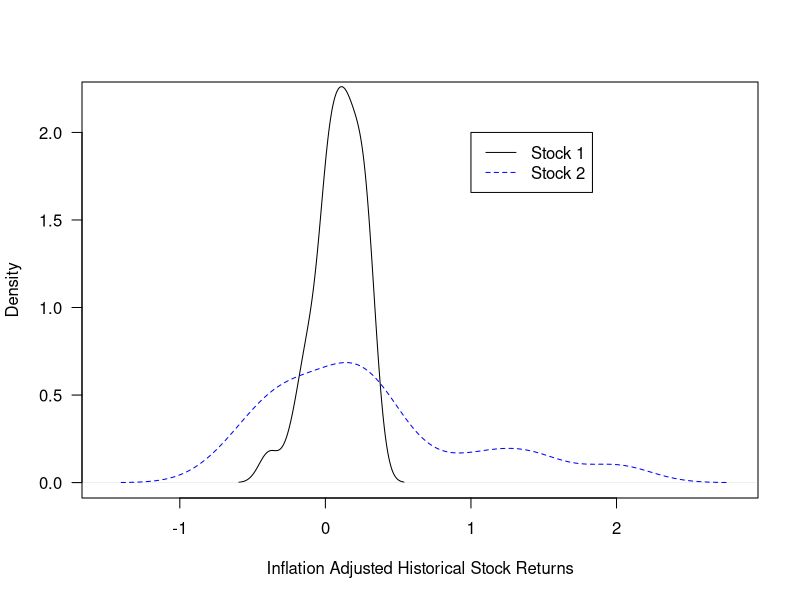
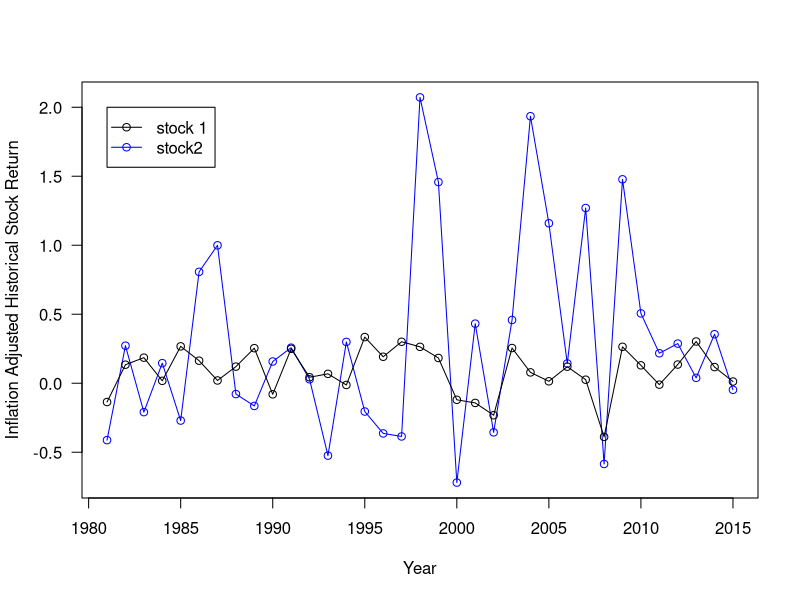
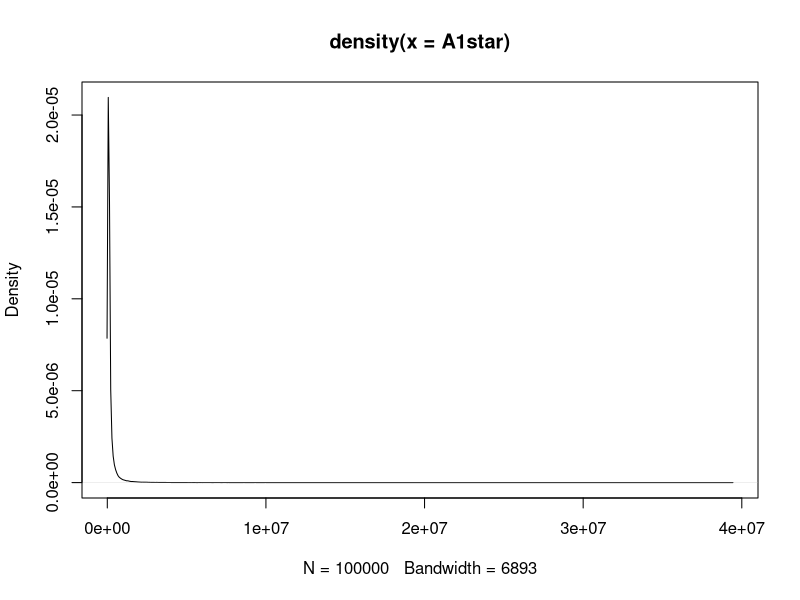
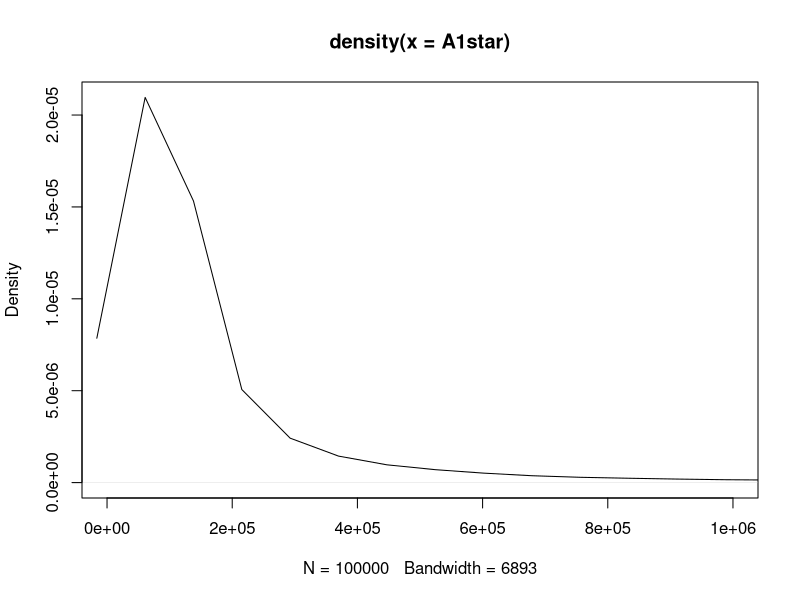
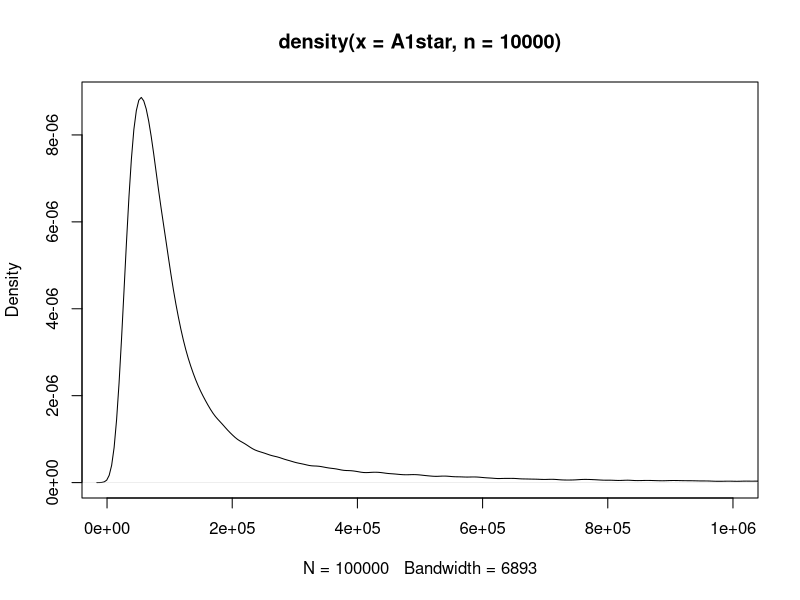
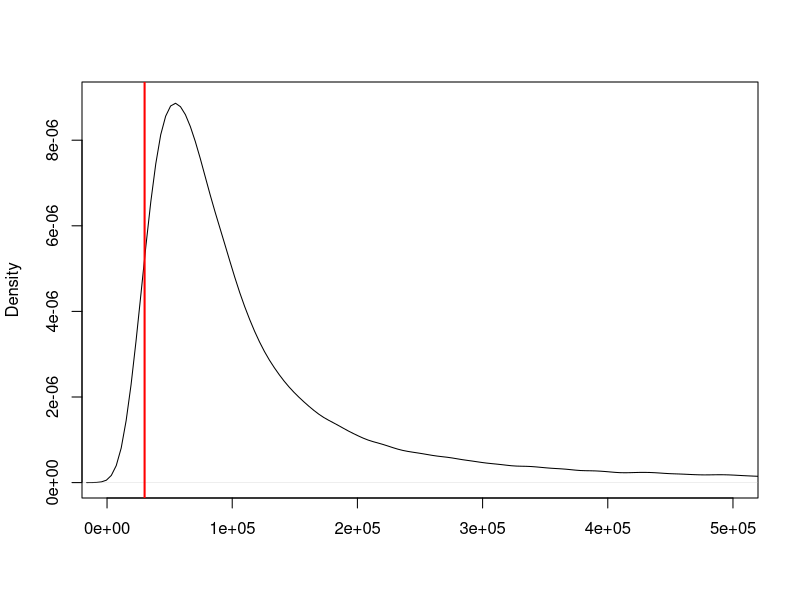
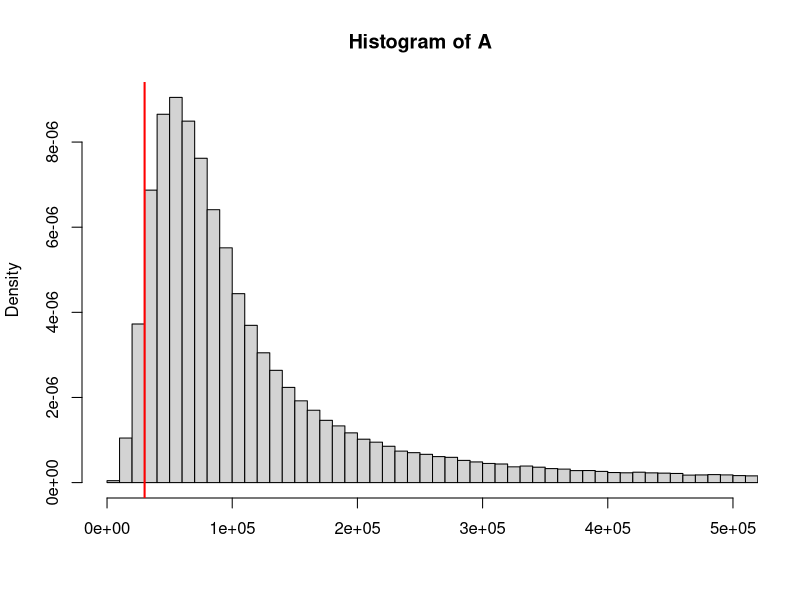
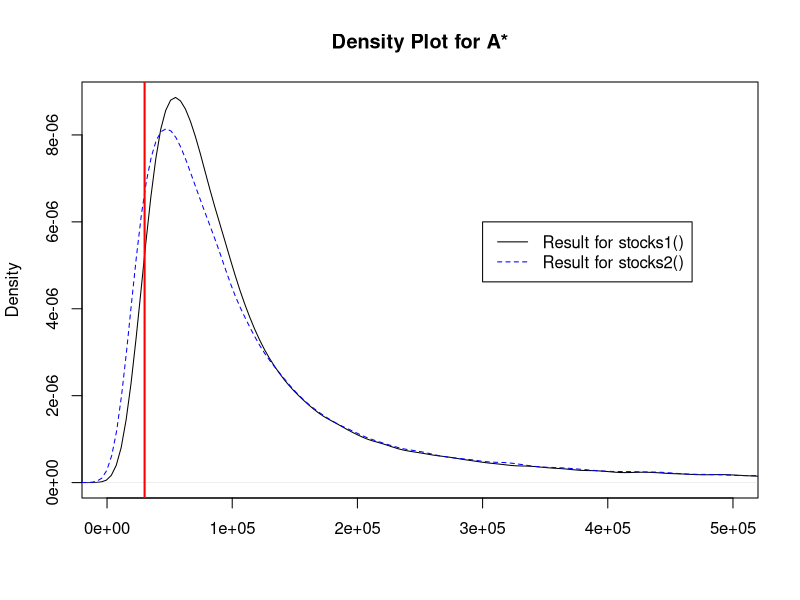

Write R code to recreate these figures, in order.
## ---- chunk 1
# Disable the comments in R outputs
knitr::opts_chunk$set(comment = NA)
## ---- chunk 2
historical_stock1_return <- c(-0.0470239, 0.2041906, 0.2233716, 0.06146142, 0.3123515, 0.1849458, 0.05812722, 0.1653719, 0.3147518, -0.03064452, 0.3023484, 0.07493728, 0.09967052, 0.01325921, 0.371952, 0.2268097, 0.3310365, 0.2833795, 0.2088535, -0.09031819, -0.1184976, -0.2196605, 0.283558, 0.1074278, 0.04834477, 0.1561256, 0.05484735, -0.3655234, 0.2593523, 0.1482109, 0.02098375, 0.1589059, 0.3214509, 0.1352442, 0.01359949)

historical_stock2_return <- c(-0.3516, 0.3503, -0.1841, 0.1949, -0.2446, 0.8409, 1.0741, -0.0417, -0.1242, 0.2199, 0.311, 0.0599, -0.5105, 0.3333, -0.1827, -0.3451, -0.3713, 2.119, 1.5115, -0.7106, 0.4723, -0.3457, 0.4913, 2.0136, 1.2326, 0.1801, 1.3347, -0.5691, 1.469, 0.5307, 0.2556, 0.314, 0.0542, 0.3772, -0.0464)

historical_inflation <- c(0.1031553, 0.06160616, 0.03212435, 0.04317269, 0.03561116, 0.01858736, 0.03740876, 0.04009088, 0.04827003, 0.05397956, 0.04234964, 0.0302882, 0.02951657, 0.02607442, 0.0280542, 0.02931204, 0.0233769, 0.01552279, 0.02188027, 0.03376857, 0.02826171, 0.01586032, 0.02270095, 0.02677237, 0.03392747, 0.03225944, 0.02852672, 0.038391, -0.003555463, 0.01640043, 0.03156842, 0.02069337, 0.01464833, 0.01622223, 0.001186271)
## ---- chunk 3
historical_stock1_rstar <- (historical_stock1_return - historical_inflation)/
                             (1+historical_inflation)
historical_stock2_rstar <- (historical_stock2_return - historical_inflation)/
                             (1+historical_inflation)
## ---- chunk 4
# mean and sd
c(mean(historical_stock1_rstar), sd(historical_stock1_rstar))
c(mean(historical_stock2_rstar), sd(historical_stock2_rstar))
## ---- chunk 5
plot(density(historical_stock1_rstar), main="", 
     xlab="Inflation Adjusted Historical Stock Returns",
     xlim=c(-1.5,2.8),ylim=c(0,2.2), las=1)
lines(density(historical_stock2_rstar), col="blue", lty=2)
legend(1,2,c("Stock 1","Stock 2"), col=c("black","blue"), lty=1:2)
## ---- chunk 6
plot(1981:2015,historical_stock2_rstar, col="blue", xlab="Year",
     ylab="Inflation Adjusted Historical Stock Return",las=1)
lines(1981:2015,historical_stock2_rstar, col="blue")
points(1981:2015, historical_stock1_rstar)
lines(1981:2015,historical_stock1_rstar)
legend(1981,2,c("stock 1","stock2"), col=c("black","blue"),pch=1,lty=1)
## ---- chunk 7
# Function that does Monte Carlo simulation of stock investment
# P1: initial amount of money invested in stock 1
# P2: initial amount of money invested in stock 2
# n: number of years 
# return: inflation-adjusted total amount of money after n years
stocks1 <- function(P1, P2, n) {
  r1star <- sample(historical_stock1_rstar, n, replace=TRUE)
  r2star <- sample(historical_stock2_rstar, n, replace=TRUE)
  P1*prod(1+r1star) + P2*prod(1+r2star)
}
## ---- chunk 8
set.seed(62153821)
A1star <- replicate(1e5, stocks1(2e4, 1e4, 10))
## ---- chunk 9
summary(A1star)
## ---- chunk 10
A1star_avg <- mean(A1star)
A1fac_avg <- round(A1star_avg/3e4,1)
A1star_avg <- as.character(signif(A1star_avg,4))
A1star_med <- median(A1star)
facs_med <- round(A1star_med/3e4,1)
A1star_med <- as.character(signif(A1star_med,4))
## ---- chunk 11
plot(density(A1star))
## ---- chunk 12
plot(density(A1star), xlim=c(0,1e6))
## ---- chunk 13
plot(density(A1star, n=10000), xlim=c(0,1e6))
## ---- chunk 14
plot(density(A1star, n=10000), xlim=c(0,5e5), ylim=c(0,9e-6), main="", xlab="")
abline(v=3e4, col="red", lwd=2)
## ---- chunk 15
hist(A1star, breaks=seq(0,4.1e7,1e4), xlim=c(0,5e5), freq=FALSE, 
     main="Histogram of A",xlab="")
abline(v=3e4, col="red", lwd=2)
## ---- chunk 16
mean(A1star > 5e6)
## ---- chunk 17
p <- mean(A1star > 5e6)*100
## ---- chunk 18
# P(A* > $300,000)
mean(A1star > 3e5)
# P(A* < $30,000)
mean(A1star < 3e4)
## ---- chunk 19
stocks2 <- function(P1, P2, n) {
  # generate inflation-adjusted stock returns in the next n years
  # by randomly drawing from historical data
  i <- sample.int(35, n, replace=TRUE) # Pick n random integers between 1 and 35
  r1star <- historical_stock1_rstar[i]
  r2star <- historical_stock2_rstar[i]
  
  # amount of money after n years adjusted for inflation
  P1*prod(1+r1star) + P2*prod(1+r2star)
}
## ---- chunk 20
set.seed(62153821)
A2star <- replicate(1e5, stocks2(2e4, 1e4, 10))
## ---- chunk 21
plot(density(A1star,n=10000),main="Density Plot for A*",
     xlab="",xlim=c(0,5e5))
lines(density(A2star,n=10000), col="blue", lty=2)
abline(v=3e4, col="red", lwd=2)
legend(3e5,6e-6,c("Result for stocks1()","Result for stocks2()"), 
       col=c("black","blue"), lty=1:2)
# summaru statistics for A*
summary(A2star)
# P(A* < 30,000)
mean(A2star < 3e4)
# P(A* > 300,000)
mean(A2star > 3e5)
## ---- chunk 22
A2star_med <- signif(median(A2star),4)
small_med <- round((1-A2star_med/as.numeric(A1star_med))*100,1)
A2star_med <- as.character(A2star_med)
Ploss2 <- mean(A2star < 3e4)*100
Ploss1 <- mean(A1star < 3e4)*100
Prat <- round(Ploss2/Ploss1,2)
